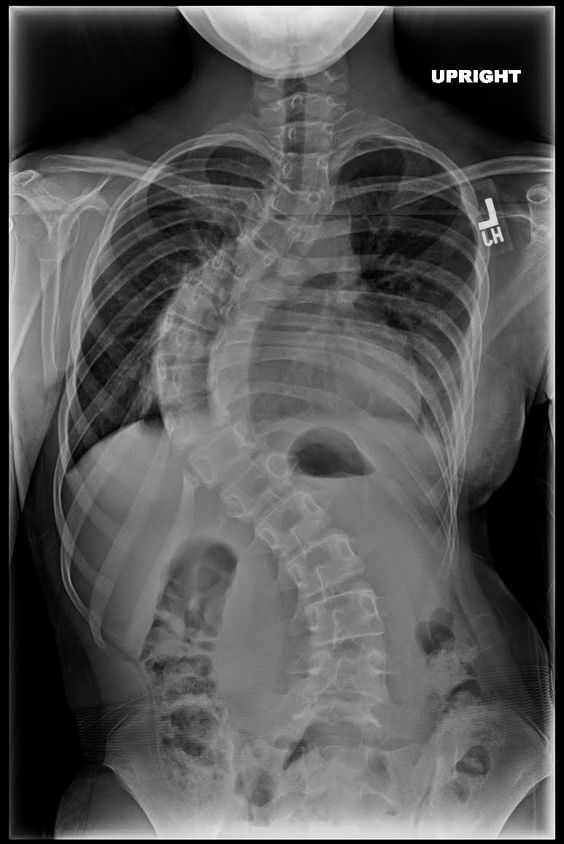
#> input picture ex1.jpg, 564 x 844 px
$ python canny.py
#> lines starting #> are read from the running program, lines starting #| are printed output that depends on the picture
import cv2
import numpy as np
from matplotlib import pyplot as plt

img = cv2.imread('ex1.jpg', 0)
#> img is the input picture: shape (844, 564); min 0, max 255, mean 84.7
edges = cv2.Canny(img, 0, 110)
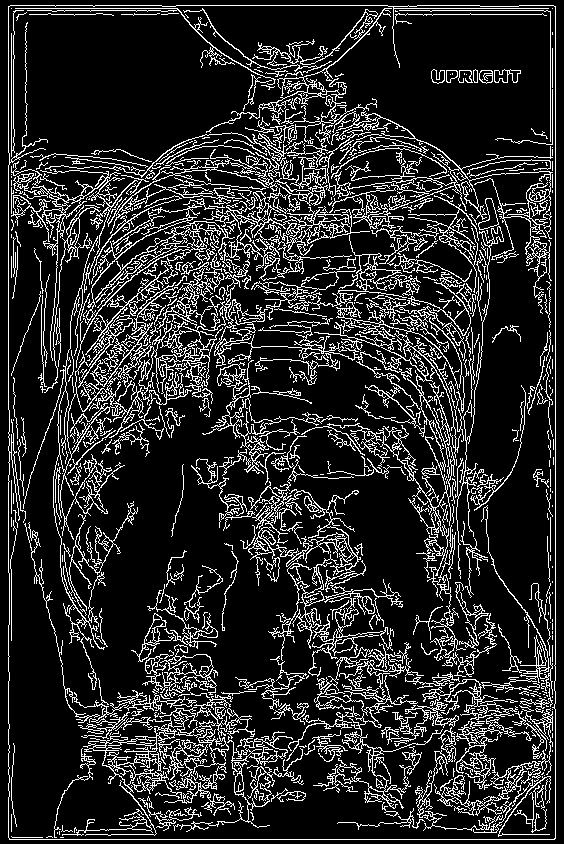
#> edges: shape (844, 564); 16.1% white in thin lines or dots
plt.subplot(121), plt.imshow(img, cmap='gray')
plt.title('Original Image'), plt.xticks([]), plt.yticks([])
plt.subplot(122),plt.imshow(edges,cmap = 'gray')
plt.title('Edge Image'), plt.xticks([]), plt.yticks([])
plt.show()
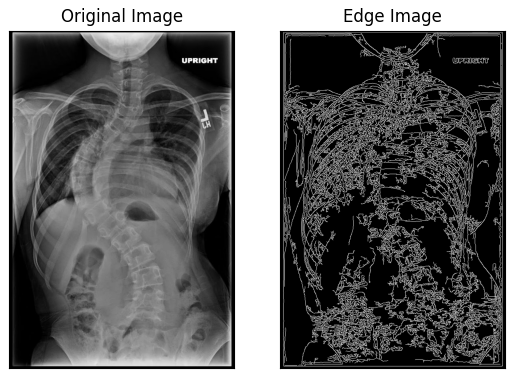
#> figure drawn by matplotlib, 2 panels

$ run again, with ex0.jpg copied over ex1.jpg
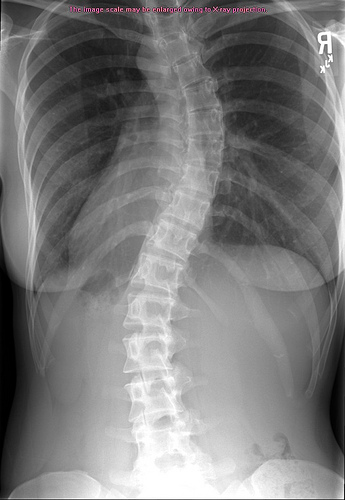
#> input picture ex0.jpg, 345 x 500 px
#> `edges = cv2.Canny(img, 0, 110)`:
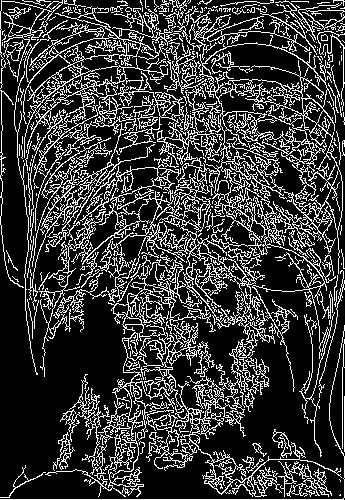
#> edges: shape (500, 345); 22.6% white in thin lines or dots
#> `plt.show()`:
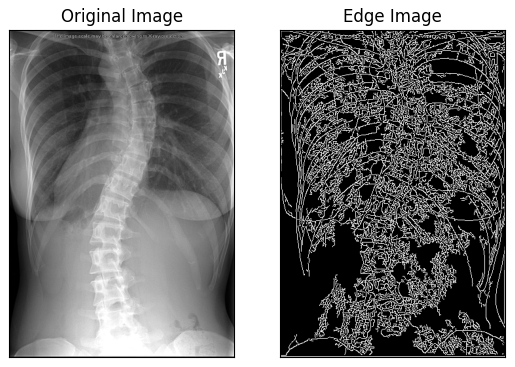
#> figure drawn by matplotlib, 2 panels

$ run again, with ex11.jpg copied over ex1.jpg
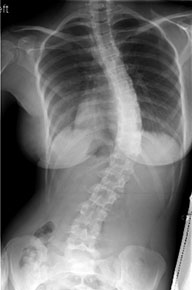
#> input picture ex11.jpg, 192 x 290 px
#> img is the input picture: shape (290, 192); min 0, max 255, mean 111.7
#> `edges = cv2.Canny(img, 0, 110)`:
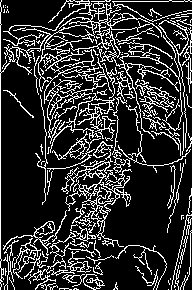
#> edges: shape (290, 192); 19.2% white in thin lines or dots
#> `plt.show()`:
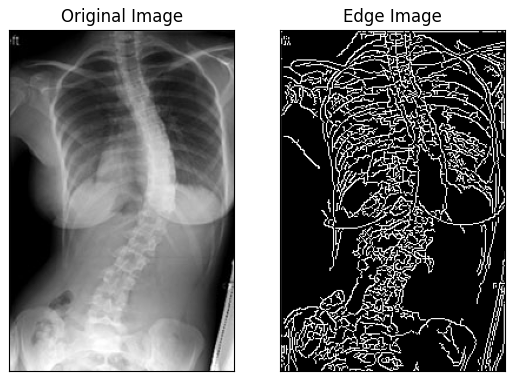
#> figure drawn by matplotlib, 2 panels

$ run again, with ex3.jpg copied over ex1.jpg
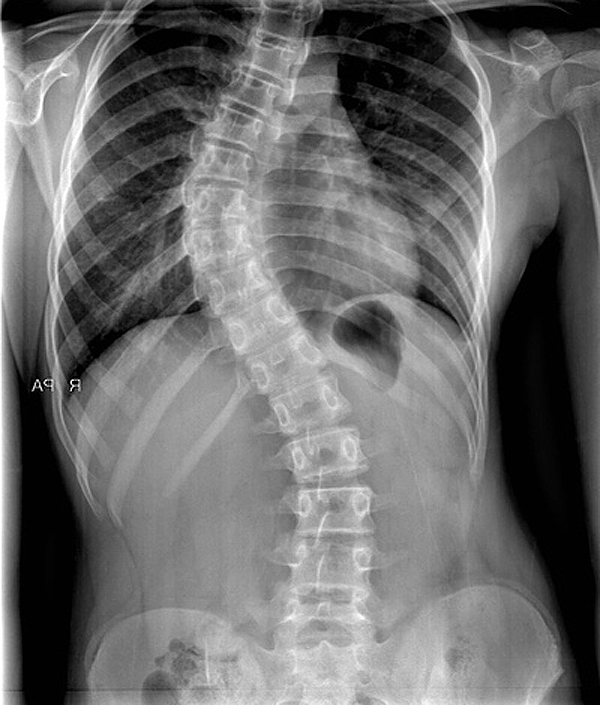
#> input picture ex3.jpg, 600 x 705 px
#> img is the input picture: shape (705, 600); min 0, max 255, mean 108.2
#> `edges = cv2.Canny(img, 0, 110)`:
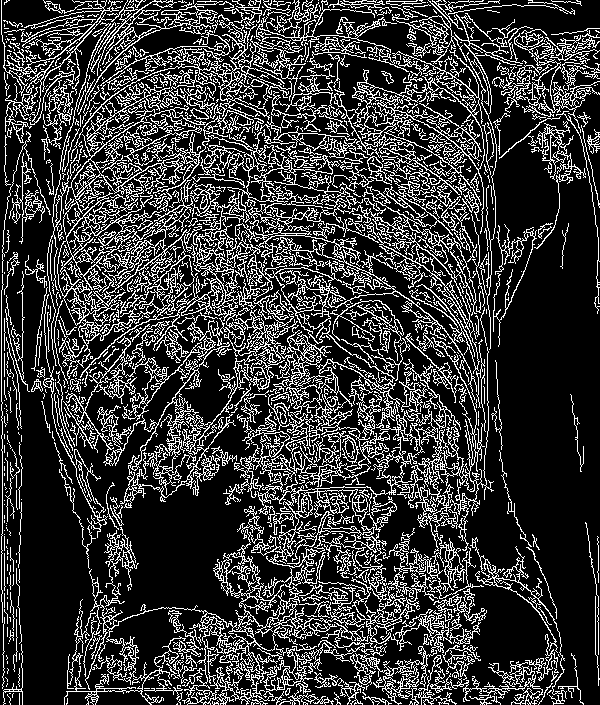
#> edges: shape (705, 600); 22.4% white in thin lines or dots
#> `plt.show()`:
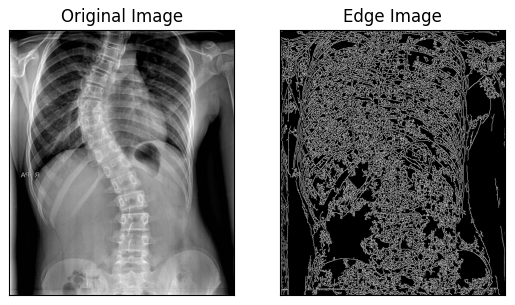
#> figure drawn by matplotlib, 2 panels
